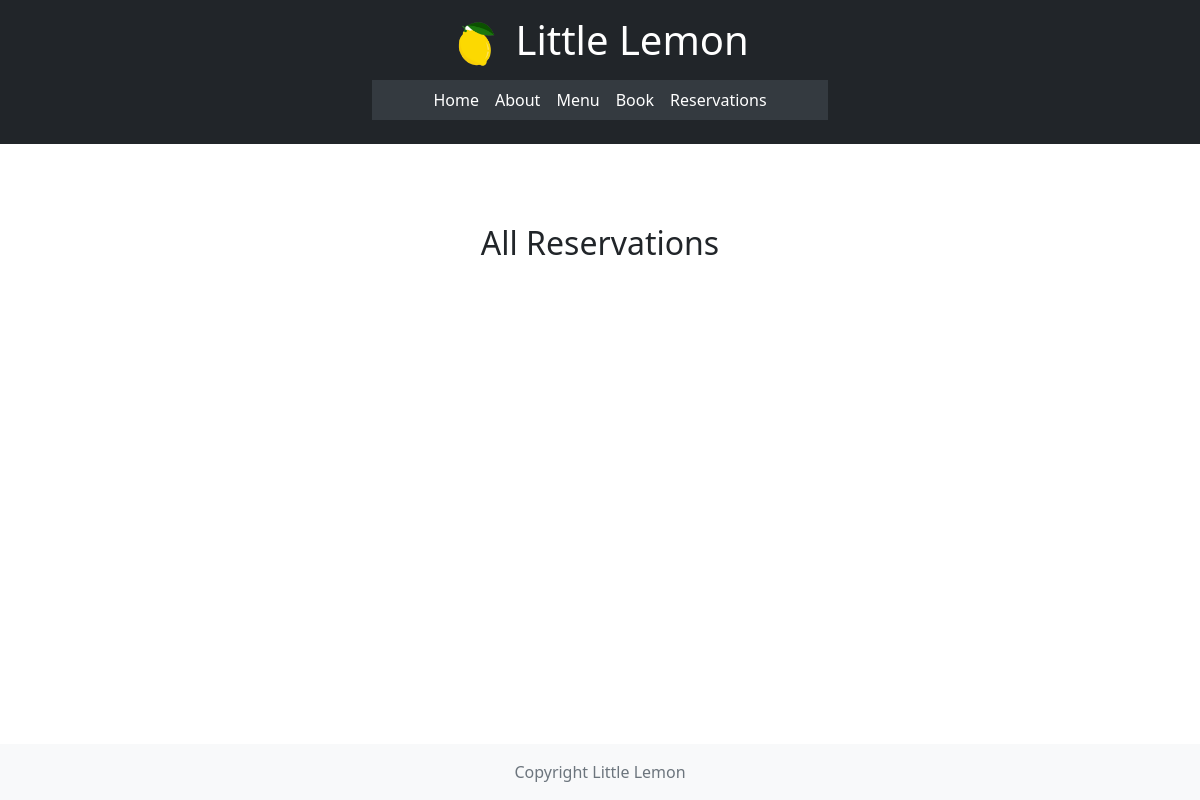
/reservations/, run on an earlier commit of the app's database.
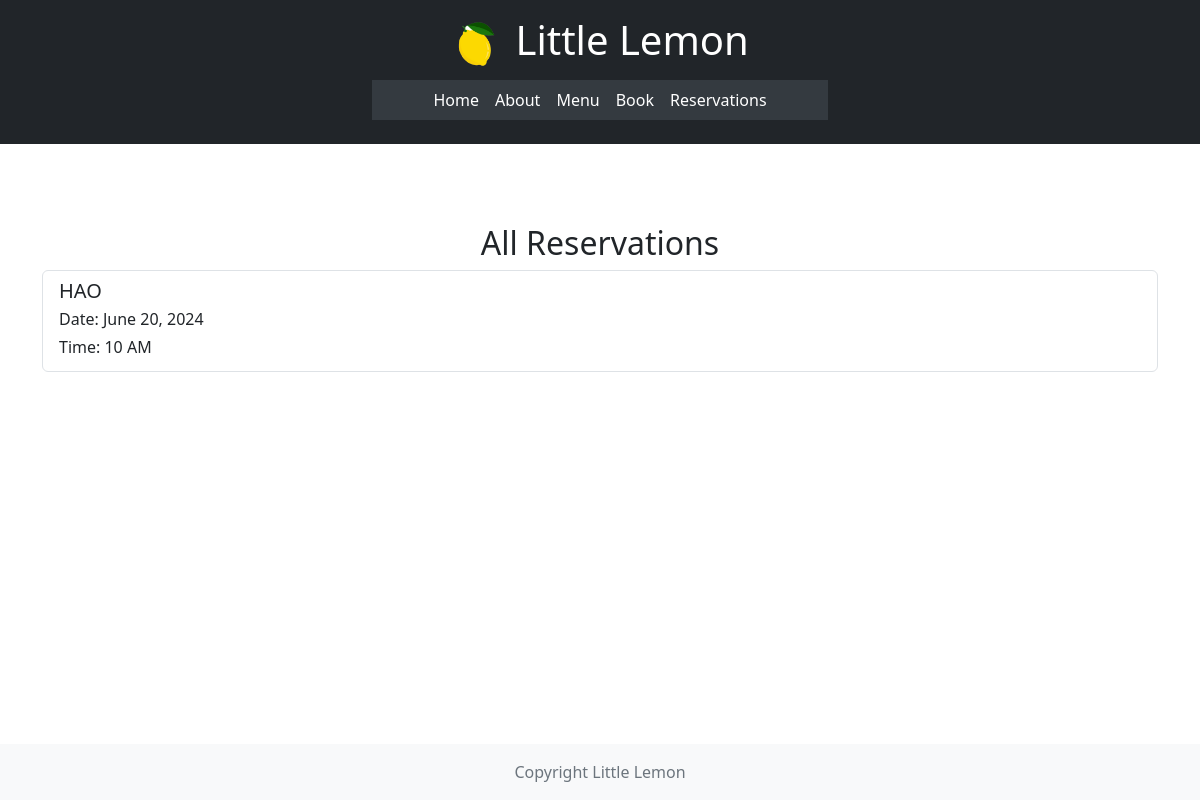
And on a later commit of the database.
### restaurant/models.py (models this page shows, shortened)
class Booking(models.Model):
    name = models.CharField(max_length=100)
    reservation_date = models.DateField()
    reservation_slot = models.IntegerField(choices=[
        (10, '10 AM'),
        (11, '11 AM'),
        (12, '12 PM'),
        (13, '1 PM'),
        (14, '2 PM'),
        (15, '3 PM'),
        (16, '4 PM'),
        (17, '5 PM'),
        (18, '6 PM'),
        (19, '7 PM'),
        (20, '8 PM'),
    ], default=10)  # set default to 10 AM

### restaurant/views.py (the view)
# urls.py: path('reservations/', views.all_reservations, name='all_reservations'),
def all_reservations(request):
    reservations = Booking.objects.all().order_by('reservation_date', 'reservation_slot')
    return render(request, 'all_reservations.html', {'reservations': reservations})

### restaurant/templates/all_reservations.html (shortened to what this page needs)
{% extends 'base.html' %}
{% block content %}
    <h2 class="text-center">All Reservations</h2>
    <div class="list-group">
        {% for reservation in reservations %}
            <div class="list-group-item">
                <h5 class="mb-1">{{ reservation.name }}</h5>
                <p class="mb-1">Date: {{ reservation.reservation_date }}</p>
                <p class="mb-1">Time: {{ reservation.get_reservation_slot_display }}</p>
            </div>
        {% endfor %}
    </div>
{% endblock %}

What changed in the data, as far as the page shows it:
added Booking: name "HAO", reservation_date "June 20, 2024", reservation_slot "10 AM"
